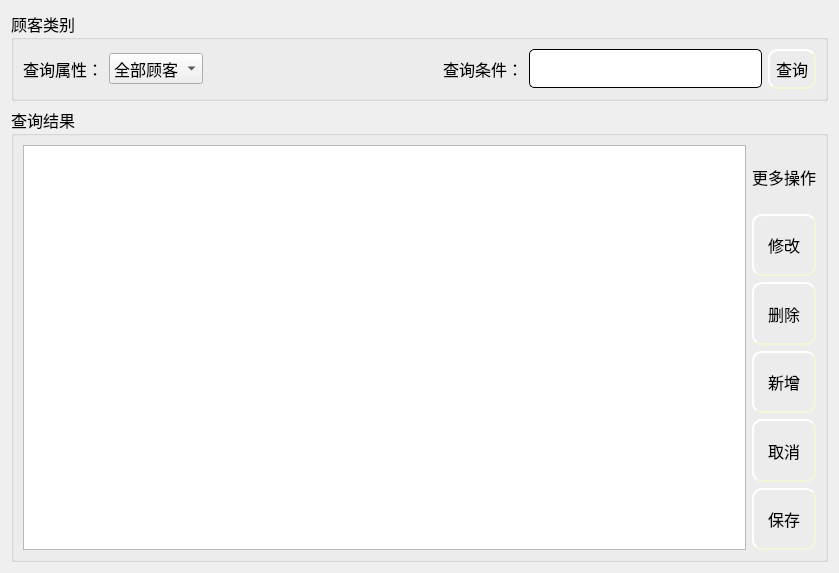
<?xml version="1.0" encoding="UTF-8"?>
<ui version="4.0">
 <class>ClientMS</class>
 <widget class="QWidget" name="ClientMS">
  <property name="geometry">
   <rect>
    <x>0</x>
    <y>0</y>
    <width>839</width>
    <height>573</height>
   </rect>
  </property>
  <property name="windowTitle">
   <string>Form</string>
  </property>
  <layout class="QGridLayout" name="gridLayout_6">
   <item row="0" column="0">
    <layout class="QGridLayout" name="gridLayout_5">
     <item row="0" column="0">
      <widget class="QGroupBox" name="groupBox">
       <property name="font">
        <font>
         <family>微软雅黑</family>
         <pointsize>12</pointsize>
        </font>
       </property>
       <property name="title">
        <string>顾客类别</string>
       </property>
       <layout class="QGridLayout" name="gridLayout_2">
        <item row="0" column="0">
         <layout class="QGridLayout" name="gridLayout">
          <item row="0" column="0">
           <widget class="QLabel" name="label">
            <property name="text">
             <string>查询属性：</string>
            </property>
           </widget>
          </item>
          <item row="0" column="1">
           <widget class="QComboBox" name="comboBox">
            <item>
             <property name="text">
              <string>全部顾客</string>
             </property>
            </item>
            <item>
             <property name="text">
              <string>顾客账号</string>
             </property>
            </item>
            <item>
             <property name="text">
              <string>顾客姓名</string>
             </property>
            </item>
            <item>
             <property name="text">
              <string>联系方式</string>
             </property>
            </item>
            <item>
             <property name="text">
              <string>收货地址</string>
             </property>
            </item>
           </widget>
          </item>
          <item row="0" column="3">
           <widget class="QLabel" name="label_2">
            <property name="text">
             <string>查询条件：</string>
            </property>
           </widget>
          </item>
          <item row="0" column="4">
           <widget class="QLineEdit" name="le_select">
            <property name="styleSheet">
             <string notr="true">QLineEdit{
    border-style: outset;
    border-width: 1px;
    border-radius: 5px;

    min-width: 5em;
    padding: 6px;
}</string>
            </property>
           </widget>
          </item>
          <item row="0" column="5">
           <widget class="QPushButton" name="pb_select">
            <property name="styleSheet">
             <string notr="true">QPushButton{
	background-image: url(:/ico/pb1.jpg);
    border-style: outset;
    border-width: 2px;
    border-radius: 10px;
    border-color: beige;
    min-width: 5em;
    padding: 6px;
}
QPushButton:hover
{
	
	background-image: url(:/ico/pb.jpg);
    border-style: inset;
}

QPushButton:pressed{
	
	background-image: url(:/ico/pb2.jpg);
    border-style: inset;
}


</string>
            </property>
            <property name="text">
             <string>查询</string>
            </property>
           </widget>
          </item>
          <item row="0" column="2">
           <spacer name="horizontalSpacer">
            <property name="orientation">
             <enum>Qt::Horizontal</enum>
            </property>
            <property name="sizeHint" stdset="0">
             <size>
              <width>40</width>
              <height>20</height>
             </size>
            </property>
           </spacer>
          </item>
         </layout>
        </item>
       </layout>
      </widget>
     </item>
     <item row="1" column="0">
      <widget class="QGroupBox" name="groupBox_2">
       <property name="font">
        <font>
         <family>微软雅黑</family>
         <pointsize>12</pointsize>
        </font>
       </property>
       <property name="title">
        <string>查询结果</string>
       </property>
       <layout class="QGridLayout" name="gridLayout_4">
        <item row="0" column="0">
         <layout class="QGridLayout" name="gridLayout_3">
          <item row="0" column="0" rowspan="6">
           <widget class="QTableWidget" name="tableWidget">
            <property name="sizePolicy">
             <sizepolicy hsizetype="Expanding" vsizetype="Expanding">
              <horstretch>0</horstretch>
              <verstretch>0</verstretch>
             </sizepolicy>
            </property>
           </widget>
          </item>
          <item row="0" column="1">
           <widget class="QLabel" name="label_3">
            <property name="sizePolicy">
             <sizepolicy hsizetype="Preferred" vsizetype="Expanding">
              <horstretch>0</horstretch>
              <verstretch>0</verstretch>
             </sizepolicy>
            </property>
            <property name="text">
             <string>更多操作</string>
            </property>
           </widget>
          </item>
          <item row="1" column="1">
           <widget class="QPushButton" name="pb_update">
            <property name="sizePolicy">
             <sizepolicy hsizetype="Minimum" vsizetype="Expanding">
              <horstretch>0</horstretch>
              <verstretch>0</verstretch>
             </sizepolicy>
            </property>
            <property name="styleSheet">
             <string notr="true">QPushButton{
	background-image: url(:/ico/pb1.jpg);
    border-style: outset;
    border-width: 2px;
    border-radius: 10px;
    border-color: beige;
    min-width: 5em;
    padding: 6px;
}
QPushButton:hover
{
	
	background-image: url(:/ico/pb.jpg);
    border-style: inset;
}

QPushButton:pressed{
	
	background-image: url(:/ico/pb2.jpg);
    border-style: inset;
}


</string>
            </property>
            <property name="text">
             <string>修改</string>
            </property>
           </widget>
          </item>
          <item row="2" column="1">
           <widget class="QPushButton" name="pb_delete">
            <property name="sizePolicy">
             <sizepolicy hsizetype="Minimum" vsizetype="Expanding">
              <horstretch>0</horstretch>
              <verstretch>0</verstretch>
             </sizepolicy>
            </property>
            <property name="styleSheet">
             <string notr="true">QPushButton{
	background-image: url(:/ico/pb1.jpg);
    border-style: outset;
    border-width: 2px;
    border-radius: 10px;
    border-color: beige;
    min-width: 5em;
    padding: 6px;
}
QPushButton:hover
{
	
	background-image: url(:/ico/pb.jpg);
    border-style: inset;
}

QPushButton:pressed{
	
	background-image: url(:/ico/pb2.jpg);
    border-style: inset;
}


</string>
            </property>
            <property name="text">
             <string>删除</string>
            </property>
           </widget>
          </item>
          <item row="3" column="1">
           <widget class="QPushButton" name="pb_insert">
            <property name="sizePolicy">
             <sizepolicy hsizetype="Minimum" vsizetype="Expanding">
              <horstretch>0</horstretch>
              <verstretch>0</verstretch>
             </sizepolicy>
            </property>
            <property name="styleSheet">
             <string notr="true">QPushButton{
	background-image: url(:/ico/pb1.jpg);
    border-style: outset;
    border-width: 2px;
    border-radius: 10px;
    border-color: beige;
    min-width: 5em;
    padding: 6px;
}
QPushButton:hover
{
	
	background-image: url(:/ico/pb.jpg);
    border-style: inset;
}

QPushButton:pressed{
	
	background-image: url(:/ico/pb2.jpg);
    border-style: inset;
}


</string>
            </property>
            <property name="text">
             <string>新增</string>
            </property>
           </widget>
          </item>
          <item row="4" column="1">
           <widget class="QPushButton" name="pb_cancel">
            <property name="sizePolicy">
             <sizepolicy hsizetype="Minimum" vsizetype="Expanding">
              <horstretch>0</horstretch>
              <verstretch>0</verstretch>
             </sizepolicy>
            </property>
            <property name="styleSheet">
             <string notr="true">QPushButton{
	background-image: url(:/ico/pb1.jpg);
    border-style: outset;
    border-width: 2px;
    border-radius: 10px;
    border-color: beige;
    min-width: 5em;
    padding: 6px;
}
QPushButton:hover
{
	
	background-image: url(:/ico/pb.jpg);
    border-style: inset;
}

QPushButton:pressed{
	
	background-image: url(:/ico/pb2.jpg);
    border-style: inset;
}


</string>
            </property>
            <property name="text">
             <string>取消</string>
            </property>
           </widget>
          </item>
          <item row="5" column="1">
           <widget class="QPushButton" name="pb_save">
            <property name="sizePolicy">
             <sizepolicy hsizetype="Minimum" vsizetype="Expanding">
              <horstretch>0</horstretch>
              <verstretch>0</verstretch>
             </sizepolicy>
            </property>
            <property name="styleSheet">
             <string notr="true">QPushButton{
	background-image: url(:/ico/pb1.jpg);
    border-style: outset;
    border-width: 2px;
    border-radius: 10px;
    border-color: beige;
    min-width: 5em;
    padding: 6px;
}
QPushButton:hover
{
	
	background-image: url(:/ico/pb.jpg);
    border-style: inset;
}

QPushButton:pressed{
	
	background-image: url(:/ico/pb2.jpg);
    border-style: inset;
}


</string>
            </property>
            <property name="text">
             <string>保存</string>
            </property>
           </widget>
          </item>
         </layout>
        </item>
       </layout>
      </widget>
     </item>
    </layout>
   </item>
  </layout>
 </widget>
 <resources/>
 <connections/>
</ui>
